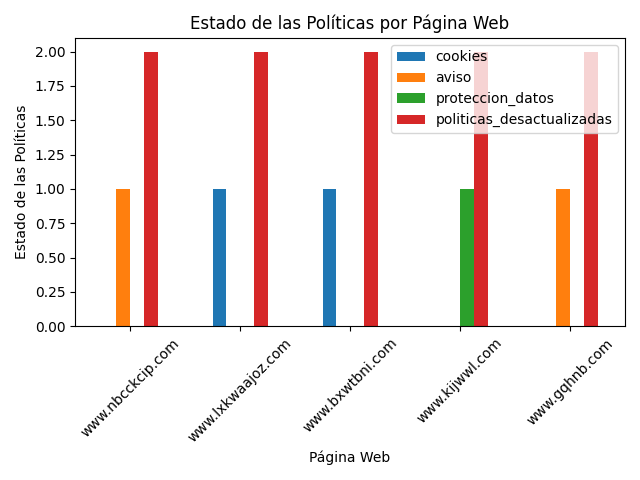

Recreate this plot in Python.
import sqlite3
import pandas as pd
import matplotlib.pyplot as plt

# Conectar con la base de datos SQLite
conn = sqlite3.connect('datos.db')

# Leer los datos relevantes de la base de datos
df = pd.read_sql_query('''SELECT web, cookies, aviso, proteccion_datos FROM legal''', conn)

# Calcular el número de políticas desactualizadas para cada página web
df['politicas_desactualizadas'] = df[['cookies', 'aviso', 'proteccion_datos']].apply(lambda row: sum(row == 0), axis=1)

# Seleccionar las 5 páginas web con más políticas desactualizadas
top_5_politicas_desactualizadas = df.nlargest(5, 'politicas_desactualizadas')

# Graficar los resultados
plt.figure(figsize=(12, 6))

top_5_politicas_desactualizadas.set_index('web', inplace=True)
top_5_politicas_desactualizadas.plot(kind='bar')

# Añadir etiquetas y leyendas al gráfico
plt.title('Estado de las Políticas por Página Web')
plt.xlabel('Página Web')
plt.ylabel('Estado de las Políticas')
plt.xticks(rotation=45)
plt.legend()
